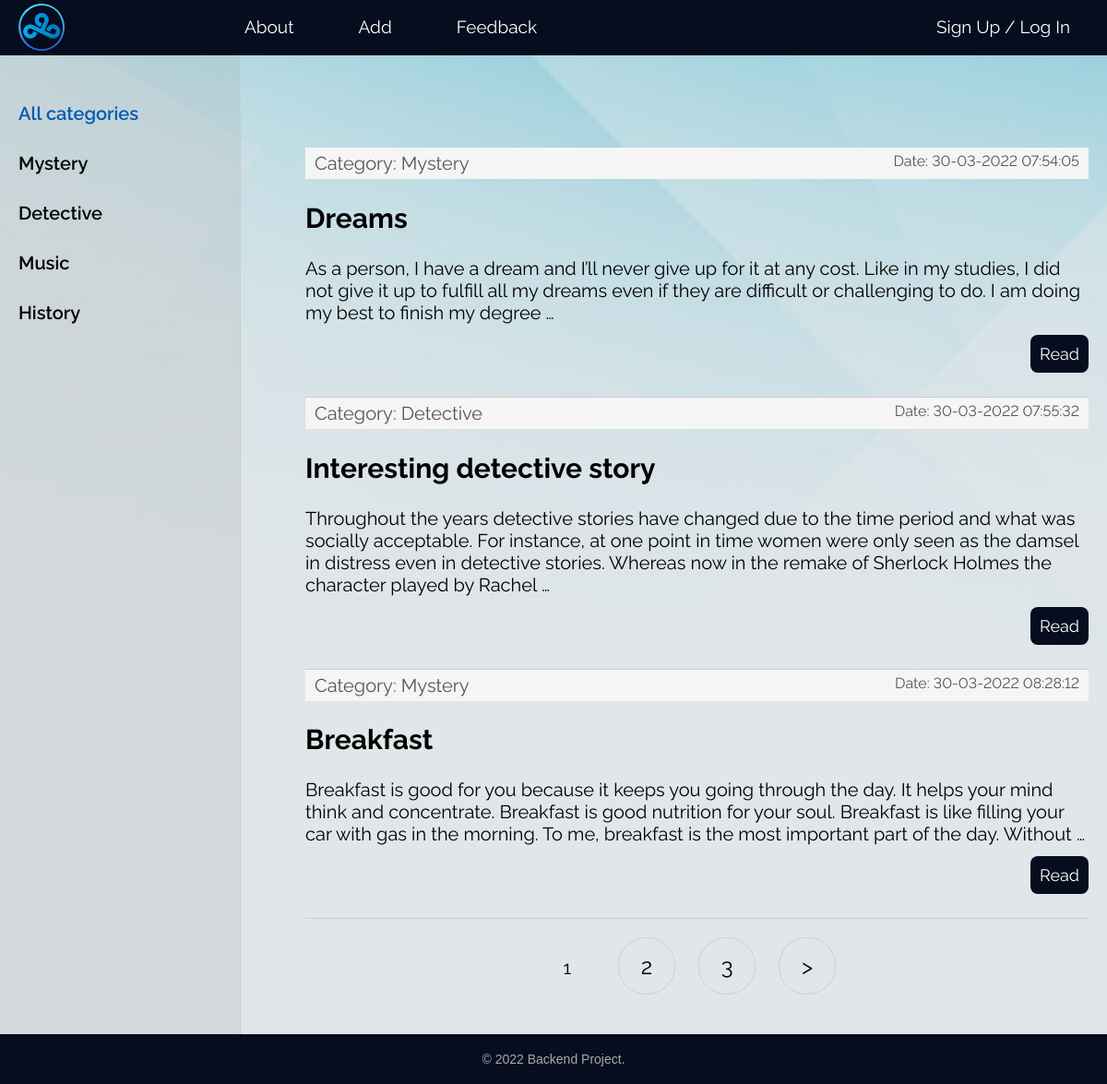
The page / on the database its author committed.
### forum/models.py (models this page shows, shortened)
class Category(models.Model):
    name = models.CharField(max_length=100, db_index=True)
    slug = models.SlugField(max_length=255, unique=True, db_index = True)
    def __str__(self):
        return self.name
    def get_absolute_url(self):
        return reverse('category', kwargs={'cat_slug': self.slug})
    class Meta:
        ordering = ['id']
        verbose_name_plural = 'Categories'

class Forum(models.Model):
    title = models.CharField(max_length=255)
    slug = models.SlugField(max_length=255, unique=True, db_index = True)
    content = models.TextField(blank=True)
    time_create = models.DateTimeField(auto_now_add=True)
    time_update = models.DateTimeField(auto_now=True)
    is_published = models.BooleanField(default=True)
    cat = models.ForeignKey('Category', on_delete=models.PROTECT)
    def get_absolute_url(self):
        return reverse('post', kwargs={'post_slug': self.slug})
    class Meta:
        ordering = ['id']

### forum/views.py (the view)
# urls.py: path('', ForumHome.as_view(), name='home'),
class ForumHome(DataMixin, ListView):
    paginate_by = 3
    model = Forum
    template_name = 'forum/index.html'
    context_object_name = 'posts'
    extra_context = {'title': 'Main Page'}
    def get_context_data(self, *, object_list=None, **kwargs):
        context = super().get_context_data(**kwargs)
        context['menu'] = menu
        context['title'] = 'Main Page'
        context['cat_selected'] = 0
        return context
    def get_queryset(self):
        return Forum.objects.filter(is_published=True)

### forum/templatetags/forum_tags.py (called while the page is built)
@register.simple_tag(name='getcats')
def get_categories(filter=None):
    if not filter:
        return Category.objects.all()
    else:
        return Category.objects.filter(pk=filter)

### forum/templates/forum/index.html (shortened to what this page needs)
{% extends 'forum/base.html' %}
{% block content %}
<ul class="list-articles">
	{% for p in posts %}
			<li>
                <div class="article-panel">
                    <p class="first">Category: {{p.cat}}</p>
                    <p class="last">Date: {{p.time_update|date:"d-m-Y H:i:s"}}</p>
                </div>
                <h2>{{p.title}}</h2>
	{% autoescape on %}
	{{p.content|linebreaks|truncatewords:50}}
	{% endautoescape %}
			<p class="link-read-post"><a href="{{ p.get_absolute_url }}">Read</a></p>
			</li>
	{% endfor %}
</ul>
{% endblock %}

### forum/templates/forum/base.html (shortened to what this page needs)
{% load static %}
{% load forum_tags %}
<!DOCTYPE html>
<html>
<head>
	<link type="text/css" href="{% static 'forum/css/styles.css' %}" rel="stylesheet" />
</head>
<body>
<table class="table-page" border=0 cellpadding="0" cellspacing="0">
<tr><td valign=top>
{% block mainmenu %}
		<div class="header">
			<ul id="mainmenu" class="mainmenu">
			<li class="logo"><a href="{% url 'home' %}"><div class="logo"><img src="{% static 'forum/images/cloud9.png' %}" alt="" width="50px"></div></a></li>
            {% for m in menu %}
                <li><a href="{% url m.url_name %}">{{m.title}}</a></li>
                {% endfor %}
                {% if request.user.is_authenticated %}
                <li class="last"><a href="{% url 'user_profile' user.id  %}">{{user.username}}</a> / <a href="{% url 'logout' %}">LogOut</a></li>
                {% else %}
                <li class="last"><a href="{% url 'register' %}">Sign Up</a> / <a href="{% url 'login' %}">Log In</a></li>
                {% endif %}
            </ul>
                    </div>
            {% endblock mainmenu %}
<table class="table-content" border=0 cellpadding="0" cellspacing="0">
<tr>
	<td valign="top" class="left-chapters">
        {% getcats as categories %}
	<ul id="leftchapters">
{% if cat_selected == 0 %}
		<li class="selected">All categories</li>
{% else %}
        <li><a href="{% url 'home' %}">All categories</a></li>
{% endif %}
{% for c in categories %}
    {% if c.pk == cat_selected %}
		    <li class="selected">{{c.name}}</li>
    {% else %}
            <li><a href="{{ c.get_absolute_url }}">{{c.name}}</a></li>
    {% endif %}
{% endfor %}
	</ul>
</td>
<td valign="top" class="content">
	<div class="content-text">
{% block content %}
{% endblock %}
{% if page_obj.has_other_pages %}
        <nav class="list-pages">
            <ul>
                {% for p in paginator.page_range %}
                {% if page_obj.number == p %}
                <li class="page-num page-num-selected">{{ p }}</li>
                {% elif p >= page_obj.number|add:-2 and p <= page_obj.number|add:2 %}
                <li class="page-num">
                    <a href="?page={{ p }}">{{ p }}</a>
                </li>
                {% endif %}
                {% endfor %}
                {% if page_obj.has_next %}
                <li class="page-num">
                    <a href="?page={{ page_obj.next_page_number }}">&gt;</a>
                </li>
                {% endif %}
            </ul>
        </nav>
{% endif %}
	</div>
</td></tr></table>
</td></tr>
<tr><td valign=top>
	<div id="footer">
		<p>&copy; 2022 Backend Project.</p>
	</div>
</td></tr></table>
</body>
</html>

### forum/static/forum/css/styles.css (style rules this page uses)
html, body { font-family: 'Raleway', sans-serif; margin: 0; padding: 0; height: 100%; width: 100%; color: #444; background: url('../images/bg1.jpg') no-repeat center top / cover; }
a { color: #0059b2; text-decoration: none; }
img { max-width: 600px; height: auto; }
p.link-read-post { text-align: right; }
p.link-read-post a { padding: 10px; min-width: 100px; background: #050d1e; color: #fff; text-decoration: none; border-radius: 8px; font-size: 18px }
div.article-panel { background: #f5f5f5; padding: 5px 10px 5px 10px; box-sizing: border-box; overflow: hidden; color: #555; }
div.article-panel p.first { margin: 0; float: left; }
div.article-panel p.last { margin: 0; float: right; font-feature-settings: 'pnum' on, 'lnum' on; font-size: 16px; }
ul.list-articles { list-style: none; margin: 0; padding: 0; }
ul.list-articles li { border-bottom: 1px solid #ccc; padding-bottom: 15px; }
.table-page { width: 100%; height: 100%; vertical-align: top; }
.table-page tr { height: 100%; }
.header { background: #050d1e; height: 60px; }
.logo { padding-top: 2px; padding-left: 10px; margin-right: 165px; }
ul.mainmenu { list-style: none; margin: 0; padding: 0; height: 60px; color: white; font-size: 19px; overflow: hidden; }
ul.mainmenu li { float: left; margin: 18px 40px 0 30px; }
ul.mainmenu li.logo { margin: 0; }
ul.mainmenu li.last { float: right; }
ul.mainmenu li a { color: white; text-decoration: none; }
.table-content { width: 100%; min-height: 100%; height: 100%; }
.left-chapters { margin: 0; background: #9898982c; border-right: 1px solid #ccc; border-top: 1px solid #ccc; min-height: 100%; }
.left-chapters ul { width: 230px; min-height: 100%; margin: 0; padding: 20px 10px 10px 20px; list-style: none; font-size: 20px; font-weight: 600; }
.left-chapters ul li { margin: 30px 0 0 0; color: #999; }
.left-chapters ul li.selected { color: #0059b2; }
.left-chapters ul li a { color: black; text-decoration: none; }
.content { padding: 40px 20px 20px 40px; width: 100%; box-sizing: border-box; }
.content-text { margin: 60px 0 0 30px; color: #000; font-size: 20px; font-weight: 400; }
#footer { box-sizing: border-box; background: #050d1e; padding: 5px; color: #aaa; display: flex; justify-content: center; font-size: 14px; font-family: Verdana, Geneva, Arial, Helvetica; text-align: left; overflow: hidden; }
.list-pages { text-align: center; margin: 0 0 20px 0; }
.list-pages ul { margin: 20px 0 0 0; padding: 0; list-style: none; }
.list-pages ul li { display: inline-block; margin: 0 20px 0 0; }
.list-pages a { color: #000; font-size: 24px; text-decoration: none; }
.list-pages .page-num, .page-num-selected { display: inline-block; width: 60px; height: 44px; padding: 16px 0 0 0; border: 1px solid #d0d0d0; border-radius: 30px; }
.list-pages .page-num-selected { border: none; color: #000; font-size: 20px; }

### rows shown on the page
Category: name "Mystery"
Category: name "Detective"
Category: name "Music"
Category: name "History"
Forum: cat "Mystery", time_update "30-03-2022 07:54:05", title "Dreams", content "As a person, I have a dream and I’ll never give up for it at any cost. Like in my studies, I did not give it up to fulfill all my dreams even if they are difficult or challenging to do. I am doing my best to finish my degree …"
Forum: cat "Detective", time_update "30-03-2022 07:55:32", title "Interesting detective story", content "Throughout the years detective stories have changed due to the time period and what was socially acceptable. For instance, at one point in time women were only seen as the damsel in distress even in detective stories. Whereas now in the remake of Sherlock Holmes the character played by Rachel …"
Forum: cat "Mystery", time_update "30-03-2022 08:28:12", title "Breakfast", content "Breakfast is good for you because it keeps you going through the day. It helps your mind think and concentrate. Breakfast is good nutrition for your soul. Breakfast is like filling your car with gas in the morning. To me, breakfast is the most important part of the day. Without …"

### other values the page prints
{{ m.title }} "About" "Add" "Feedback"
{{ p }} "1"
{{ p }} "2" "3"
